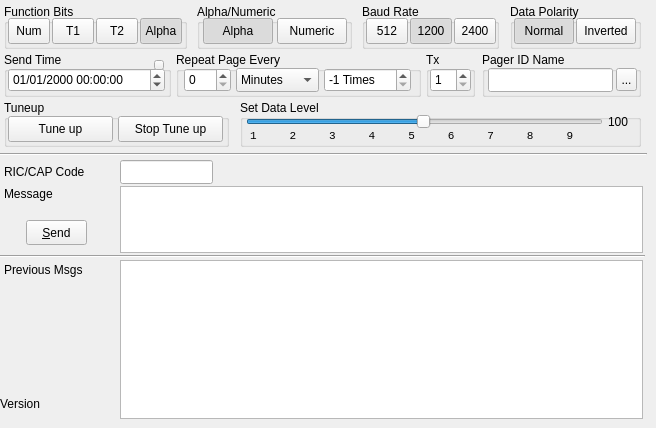
      <widget class="QWidget" name="tabPageEnter">
       <attribute name="title">
        <string>Page Entry</string>
       </attribute>
       <widget class="QTextEdit" name="teMessage">
        <property name="geometry">
         <rect>
          <x>120</x>
          <y>186</y>
          <width>523</width>
          <height>67</height>
         </rect>
        </property>
        <property name="tabChangesFocus">
         <bool>true</bool>
        </property>
        <property name="html">
         <string>&lt;!DOCTYPE HTML PUBLIC &quot;-//W3C//DTD HTML 4.0//EN&quot; &quot;http://www.w3.org/TR/REC-html40/strict.dtd&quot;&gt;
&lt;html&gt;&lt;head&gt;&lt;meta name=&quot;qrichtext&quot; content=&quot;1&quot; /&gt;&lt;style type=&quot;text/css&quot;&gt;
p, li { white-space: pre-wrap; }
&lt;/style&gt;&lt;/head&gt;&lt;body style=&quot; font-family:'Ubuntu'; font-size:10pt; font-weight:400; font-style:normal;&quot;&gt;
&lt;p style=&quot;-qt-paragraph-type:empty; margin-top:0px; margin-bottom:0px; margin-left:0px; margin-right:0px; -qt-block-indent:0; text-indent:0px; font-family:'Sans Serif'; font-size:9pt;&quot;&gt;&lt;br /&gt;&lt;/p&gt;&lt;/body&gt;&lt;/html&gt;</string>
        </property>
       </widget>
       <widget class="QLabel" name="label">
        <property name="geometry">
         <rect>
          <x>4</x>
          <y>164</y>
          <width>93</width>
          <height>16</height>
         </rect>
        </property>
        <property name="text">
         <string>RIC/CAP Code</string>
        </property>
       </widget>
       <widget class="QLabel" name="label_4">
        <property name="geometry">
         <rect>
          <x>4</x>
          <y>186</y>
          <width>69</width>
          <height>16</height>
         </rect>
        </property>
        <property name="text">
         <string>Message</string>
        </property>
       </widget>
       <widget class="QLineEdit" name="leRic">
        <property name="geometry">
         <rect>
          <x>120</x>
          <y>160</y>
          <width>93</width>
          <height>24</height>
         </rect>
        </property>
        <property name="maxLength">
         <number>7</number>
        </property>
       </widget>
       <widget class="QPushButton" name="pbSend">
        <property name="geometry">
         <rect>
          <x>26</x>
          <y>220</y>
          <width>61</width>
          <height>25</height>
         </rect>
        </property>
        <property name="text">
         <string>&amp;Send</string>
        </property>
       </widget>
       <widget class="QListWidget" name="lwPrevPages">
        <property name="geometry">
         <rect>
          <x>120</x>
          <y>260</y>
          <width>523</width>
          <height>159</height>
         </rect>
        </property>
       </widget>
       <widget class="QGroupBox" name="gbFunctionBits">
        <property name="geometry">
         <rect>
          <x>4</x>
          <y>4</y>
          <width>183</width>
          <height>45</height>
         </rect>
        </property>
        <property name="title">
         <string>Function Bits</string>
        </property>
        <property name="checkable">
         <bool>false</bool>
        </property>
        <widget class="QToolButton" name="tbFuncNumeric">
         <property name="geometry">
          <rect>
           <x>4</x>
           <y>14</y>
           <width>42</width>
           <height>26</height>
          </rect>
         </property>
         <property name="font">
          <font>
           <pointsize>9</pointsize>
          </font>
         </property>
         <property name="text">
          <string>Num</string>
         </property>
         <property name="iconSize">
          <size>
           <width>23</width>
           <height>23</height>
          </size>
         </property>
         <property name="checkable">
          <bool>true</bool>
         </property>
         <property name="checked">
          <bool>false</bool>
         </property>
         <property name="autoExclusive">
          <bool>true</bool>
         </property>
        </widget>
        <widget class="QToolButton" name="tbFuncTone1">
         <property name="geometry">
          <rect>
           <x>48</x>
           <y>14</y>
           <width>42</width>
           <height>26</height>
          </rect>
         </property>
         <property name="font">
          <font>
           <pointsize>9</pointsize>
          </font>
         </property>
         <property name="text">
          <string>T1</string>
         </property>
         <property name="checkable">
          <bool>true</bool>
         </property>
         <property name="checked">
          <bool>false</bool>
         </property>
         <property name="autoExclusive">
          <bool>true</bool>
         </property>
        </widget>
        <widget class="QToolButton" name="tbFuncTone2">
         <property name="geometry">
          <rect>
           <x>92</x>
           <y>14</y>
           <width>42</width>
           <height>26</height>
          </rect>
         </property>
         <property name="font">
          <font>
           <pointsize>9</pointsize>
          </font>
         </property>
         <property name="text">
          <string>T2</string>
         </property>
         <property name="checkable">
          <bool>true</bool>
         </property>
         <property name="checked">
          <bool>false</bool>
         </property>
         <property name="autoExclusive">
          <bool>true</bool>
         </property>
        </widget>
        <widget class="QToolButton" name="tbFuncAlpha">
         <property name="geometry">
          <rect>
           <x>136</x>
           <y>14</y>
           <width>42</width>
           <height>26</height>
          </rect>
         </property>
         <property name="font">
          <font>
           <pointsize>9</pointsize>
          </font>
         </property>
         <property name="text">
          <string>Alpha</string>
         </property>
         <property name="checkable">
          <bool>true</bool>
         </property>
         <property name="checked">
          <bool>true</bool>
         </property>
         <property name="autoExclusive">
          <bool>true</bool>
         </property>
        </widget>
       </widget>
       <widget class="QGroupBox" name="gbBaudRate">
        <property name="geometry">
         <rect>
          <x>362</x>
          <y>4</y>
          <width>137</width>
          <height>45</height>
         </rect>
        </property>
        <property name="title">
         <string>Baud Rate</string>
        </property>
        <widget class="QToolButton" name="tb512">
         <property name="geometry">
          <rect>
           <x>4</x>
           <y>14</y>
           <width>42</width>
           <height>26</height>
          </rect>
         </property>
         <property name="text">
          <string>512</string>
         </property>
         <property name="checkable">
          <bool>true</bool>
         </property>
         <property name="autoExclusive">
          <bool>true</bool>
         </property>
        </widget>
        <widget class="QToolButton" name="tb2400">
         <property name="geometry">
          <rect>
           <x>92</x>
           <y>14</y>
           <width>42</width>
           <height>26</height>
          </rect>
         </property>
         <property name="text">
          <string>2400</string>
         </property>
         <property name="checkable">
          <bool>true</bool>
         </property>
         <property name="autoExclusive">
          <bool>true</bool>
         </property>
        </widget>
        <widget class="QToolButton" name="tb1200">
         <property name="geometry">
          <rect>
           <x>48</x>
           <y>14</y>
           <width>42</width>
           <height>26</height>
          </rect>
         </property>
         <property name="text">
          <string>1200</string>
         </property>
         <property name="checkable">
          <bool>true</bool>
         </property>
         <property name="checked">
          <bool>true</bool>
         </property>
         <property name="autoExclusive">
          <bool>true</bool>
         </property>
        </widget>
       </widget>
       <widget class="QGroupBox" name="gbAlphaNumeric">
        <property name="geometry">
         <rect>
          <x>197</x>
          <y>4</y>
          <width>155</width>
          <height>45</height>
         </rect>
        </property>
        <property name="title">
         <string>Alpha/Numeric</string>
        </property>
        <widget class="QToolButton" name="tbAlpha">
         <property name="geometry">
          <rect>
           <x>6</x>
           <y>14</y>
           <width>70</width>
           <height>26</height>
          </rect>
         </property>
         <property name="text">
          <string>Alpha</string>
         </property>
         <property name="checkable">
          <bool>true</bool>
         </property>
         <property name="checked">
          <bool>true</bool>
         </property>
         <property name="autoExclusive">
          <bool>true</bool>
         </property>
        </widget>
        <widget class="QToolButton" name="tbNumeric">
         <property name="geometry">
          <rect>
           <x>80</x>
           <y>14</y>
           <width>70</width>
           <height>26</height>
          </rect>
         </property>
         <property name="text">
          <string>Numeric</string>
         </property>
         <property name="checkable">
          <bool>true</bool>
         </property>
         <property name="autoExclusive">
          <bool>true</bool>
         </property>
        </widget>
       </widget>
       <widget class="QGroupBox" name="gbDataState">
        <property name="geometry">
         <rect>
          <x>510</x>
          <y>4</y>
          <width>131</width>
          <height>45</height>
         </rect>
        </property>
        <property name="title">
         <string>Data Polarity</string>
        </property>
        <widget class="QToolButton" name="tbNormal">
         <property name="geometry">
          <rect>
           <x>4</x>
           <y>14</y>
           <width>60</width>
           <height>26</height>
          </rect>
         </property>
         <property name="text">
          <string>Normal</string>
         </property>
         <property name="checkable">
          <bool>true</bool>
         </property>
         <property name="checked">
          <bool>true</bool>
         </property>
         <property name="autoExclusive">
          <bool>true</bool>
         </property>
        </widget>
        <widget class="QToolButton" name="tbInverted">
         <property name="geometry">
          <rect>
           <x>66</x>
           <y>14</y>
           <width>60</width>
           <height>26</height>
          </rect>
         </property>
         <property name="text">
          <string>Inverted</string>
         </property>
         <property name="checkable">
          <bool>true</bool>
         </property>
         <property name="autoExclusive">
          <bool>true</bool>
         </property>
        </widget>
       </widget>
       <widget class="QGroupBox" name="gbTuneup">
        <property name="geometry">
         <rect>
          <x>4</x>
          <y>100</y>
          <width>225</width>
          <height>47</height>
         </rect>
        </property>
        <property name="title">
         <string>Tuneup</string>
        </property>
        <widget class="QToolButton" name="tbTune">
         <property name="geometry">
          <rect>
           <x>4</x>
           <y>16</y>
           <width>105</width>
           <height>26</height>
          </rect>
         </property>
         <property name="text">
          <string>Tune up</string>
         </property>
        </widget>
        <widget class="QToolButton" name="tbTuneStop">
         <property name="geometry">
          <rect>
           <x>114</x>
           <y>16</y>
           <width>105</width>
           <height>26</height>
          </rect>
         </property>
         <property name="text">
          <string>Stop Tune up</string>
         </property>
        </widget>
       </widget>
       <widget class="QGroupBox" name="gbLevel">
        <property name="geometry">
         <rect>
          <x>240</x>
          <y>100</y>
          <width>401</width>
          <height>47</height>
         </rect>
        </property>
        <property name="title">
         <string>Set Data Level</string>
        </property>
        <widget class="QSlider" name="pocsagLevel">
         <property name="geometry">
          <rect>
           <x>6</x>
           <y>12</y>
           <width>357</width>
           <height>20</height>
          </rect>
         </property>
         <property name="minimum">
          <number>1</number>
         </property>
         <property name="maximum">
          <number>128</number>
         </property>
         <property name="value">
          <number>64</number>
         </property>
         <property name="orientation">
          <enum>Qt::Horizontal</enum>
         </property>
         <property name="invertedAppearance">
          <bool>false</bool>
         </property>
         <property name="invertedControls">
          <bool>true</bool>
         </property>
         <property name="tickPosition">
          <enum>QSlider::NoTicks</enum>
         </property>
         <property name="tickInterval">
          <number>16</number>
         </property>
        </widget>
        <widget class="QLabel" name="label_3">
         <property name="geometry">
          <rect>
           <x>10</x>
           <y>28</y>
           <width>349</width>
           <height>16</height>
          </rect>
         </property>
         <property name="font">
          <font>
           <family>Monospace</family>
           <pointsize>8</pointsize>
           <weight>50</weight>
           <bold>false</bold>
          </font>
         </property>
         <property name="text">
          <string>1     2     3     4     5     6     7     8     9</string>
         </property>
        </widget>
        <widget class="QLabel" name="levelLabel">
         <property name="geometry">
          <rect>
           <x>368</x>
           <y>14</y>
           <width>29</width>
           <height>16</height>
          </rect>
         </property>
         <property name="text">
          <string>100</string>
         </property>
        </widget>
       </widget>
       <widget class="QLabel" name="label_9">
        <property name="geometry">
         <rect>
          <x>4</x>
          <y>262</y>
          <width>101</width>
          <height>16</height>
         </rect>
        </property>
        <property name="text">
         <string>Previous Msgs</string>
        </property>
       </widget>
       <widget class="Line" name="line">
        <property name="geometry">
         <rect>
          <x>-2</x>
          <y>248</y>
          <width>647</width>
          <height>16</height>
         </rect>
        </property>
        <property name="orientation">
         <enum>Qt::Horizontal</enum>
        </property>
       </widget>
       <widget class="Line" name="line_2">
        <property name="geometry">
         <rect>
          <x>0</x>
          <y>146</y>
          <width>647</width>
          <height>16</height>
         </rect>
        </property>
        <property name="orientation">
         <enum>Qt::Horizontal</enum>
        </property>
       </widget>
       <widget class="QLabel" name="verLabel">
        <property name="geometry">
         <rect>
          <x>0</x>
          <y>396</y>
          <width>119</width>
          <height>16</height>
         </rect>
        </property>
        <property name="text">
         <string>Version</string>
        </property>
       </widget>
       <widget class="QGroupBox" name="groupBox">
        <property name="geometry">
         <rect>
          <x>176</x>
          <y>52</y>
          <width>245</width>
          <height>45</height>
         </rect>
        </property>
        <property name="title">
         <string>Repeat Page Every</string>
        </property>
        <widget class="QSpinBox" name="sbPeriodQty">
         <property name="geometry">
          <rect>
           <x>8</x>
           <y>16</y>
           <width>47</width>
           <height>24</height>
          </rect>
         </property>
         <property name="maximum">
          <number>60</number>
         </property>
        </widget>
        <widget class="QComboBox" name="cbPeriod">
         <property name="geometry">
          <rect>
           <x>60</x>
           <y>16</y>
           <width>83</width>
           <height>24</height>
          </rect>
         </property>
         <item>
          <property name="text">
           <string>Minutes</string>
          </property>
         </item>
         <item>
          <property name="text">
           <string>Hours</string>
          </property>
         </item>
         <item>
          <property name="text">
           <string>Days</string>
          </property>
         </item>
         <item>
          <property name="text">
           <string>Weeks</string>
          </property>
         </item>
         <item>
          <property name="text">
           <string>Months</string>
          </property>
         </item>
         <item>
          <property name="text">
           <string>Years</string>
          </property>
         </item>
        </widget>
        <widget class="QSpinBox" name="sbHowMany">
         <property name="geometry">
          <rect>
           <x>148</x>
           <y>16</y>
           <width>87</width>
           <height>24</height>
          </rect>
         </property>
         <property name="suffix">
          <string> Times</string>
         </property>
         <property name="minimum">
          <number>-1</number>
         </property>
         <property name="value">
          <number>-1</number>
         </property>
        </widget>
       </widget>
       <widget class="QGroupBox" name="groupBox_2">
        <property name="geometry">
         <rect>
          <x>4</x>
          <y>52</y>
          <width>167</width>
          <height>45</height>
         </rect>
        </property>
        <property name="title">
         <string>Send Time</string>
        </property>
        <widget class="QDateTimeEdit" name="dtSendTime">
         <property name="geometry">
          <rect>
           <x>4</x>
           <y>16</y>
           <width>157</width>
           <height>24</height>
          </rect>
         </property>
         <property name="wrapping">
          <bool>true</bool>
         </property>
         <property name="accelerated">
          <bool>true</bool>
         </property>
         <property name="displayFormat">
          <string>dd/MM/yyyy HH:mm:ss</string>
         </property>
         <property name="calendarPopup">
          <bool>false</bool>
         </property>
        </widget>
        <widget class="QToolButton" name="tbResetTime">
         <property name="geometry">
          <rect>
           <x>150</x>
           <y>8</y>
           <width>10</width>
           <height>10</height>
          </rect>
         </property>
         <property name="text">
          <string/>
         </property>
        </widget>
       </widget>
       <widget class="QGroupBox" name="groupBox_3">
        <property name="geometry">
         <rect>
          <x>426</x>
          <y>52</y>
          <width>49</width>
          <height>45</height>
         </rect>
        </property>
        <property name="title">
         <string>Tx</string>
        </property>
        <widget class="QSpinBox" name="sbTx">
         <property name="geometry">
          <rect>
           <x>4</x>
           <y>16</y>
           <width>41</width>
           <height>24</height>
          </rect>
         </property>
         <property name="minimum">
          <number>1</number>
         </property>
         <property name="maximum">
          <number>8</number>
         </property>
        </widget>
       </widget>
       <widget class="QGroupBox" name="groupBox_4">
        <property name="geometry">
         <rect>
          <x>482</x>
          <y>52</y>
          <width>159</width>
          <height>45</height>
         </rect>
        </property>
        <property name="title">
         <string>Pager ID Name</string>
        </property>
        <widget class="QLineEdit" name="lePagerName">
         <property name="geometry">
          <rect>
           <x>6</x>
           <y>16</y>
           <width>125</width>
           <height>24</height>
          </rect>
         </property>
        </widget>
        <widget class="QToolButton" name="tbGetPagerID">
         <property name="geometry">
          <rect>
           <x>134</x>
           <y>16</y>
           <width>21</width>
           <height>23</height>
          </rect>
         </property>
         <property name="text">
          <string>...</string>
         </property>
        </widget>
       </widget>
      </widget>
